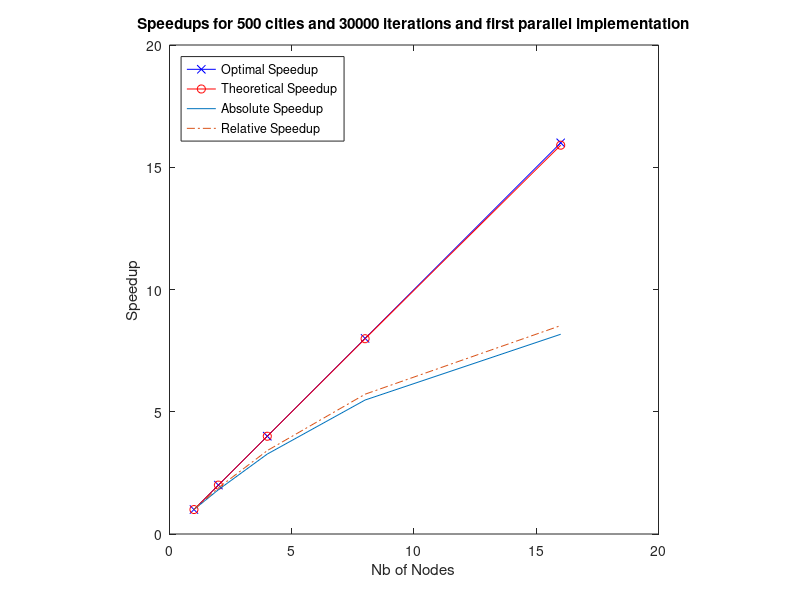
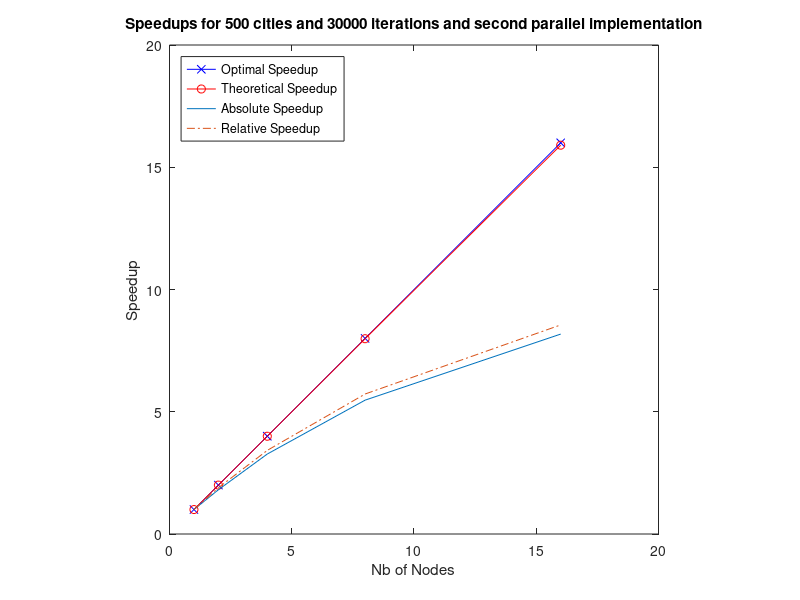
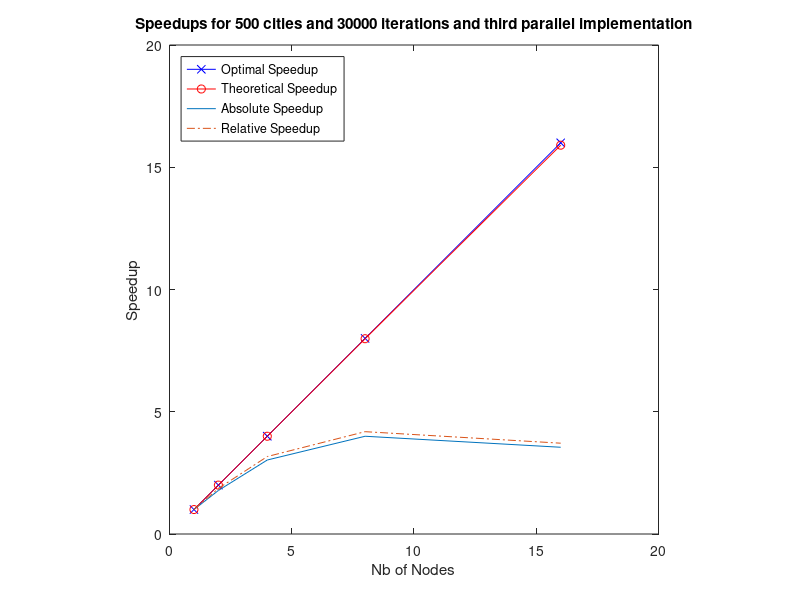

Reproduce these figures in MATLAB, in order.
% Ant Colony Optimization Algorithm with MPI
% Schaer Marc

% Time computed from laptop
tinit = 0.139912000000000;
tcomputation = 0.021076000000000;
tmerge = 9.000000000000000e-06;
tsend = 3.0518e-08; % Time to send one integer
% iterations
internal = 1;
external = 30000;
nants = 32;
nodes = [1 2 4 8 16];
ncities = 500;
result = [];
serial = [];
for j = 1:size(nodes,2)
    result(j) = tinit + ncities * tsend + external * (internal * (ceil(nants/nodes(j)) * tcomputation) + nodes(j) * ncities * tsend + tmerge) + tmerge; 
end

for i = 1:size(nodes,2)
    serial(i) = tinit + external * internal * (nants * tcomputation + tmerge);
end

base = result(:,1);

optimalSpeedup = nodes;
speedup16 = serial' ./ result(:)

% These speedups are taken from
% OneLocalIterationWithoutTerminationCondition/
% and are results for random1.txt file
parallel1AbsoluteSpeedup = [1 1.81173 3.26993 5.47991 8.16943]
parallel1RelativeSpeedup = [1 1.89038 3.41188 5.7178 8.52407]

parallel2AbsoluteSpeedup = [1 1.81015 3.27079 5.47442 8.17668]
parallel2RelativeSpeedup = [1 1.89312 3.4207 5.72534 8.55145]

parallel3AbsoluteSpeedup = [1 1.78104 3.02669 3.99794 3.54769]
parallel3RelativeSpeedup = [1 1.86457 3.16865 4.18546 3.71408]

figure
plot(nodes,optimalSpeedup,'b-x',nodes,speedup16,'r-o',nodes,parallel1AbsoluteSpeedup,'-',nodes,parallel1RelativeSpeedup,'-.')
legend('Optimal Speedup', 'Theoretical Speedup', 'Absolute Speedup', 'Relative Speedup', 'Location', 'northwest')
title('Speedups for 500 cities and 30000 iterations and first parallel implementation')
xlabel('Nb of Nodes')
ylabel('Speedup')
axis square

pause

figure
plot(nodes,optimalSpeedup,'b-x',nodes,speedup16,'r-o',nodes,parallel2AbsoluteSpeedup,'-',nodes,parallel2RelativeSpeedup,'-.')
legend('Optimal Speedup', 'Theoretical Speedup', 'Absolute Speedup', 'Relative Speedup', 'Location', 'northwest')
title('Speedups for 500 cities and 30000 iterations and second parallel implementation')
xlabel('Nb of Nodes')
ylabel('Speedup')
axis square

pause

figure
plot(nodes,optimalSpeedup,'b-x',nodes,speedup16,'r-o',nodes,parallel3AbsoluteSpeedup,'-',nodes,parallel3RelativeSpeedup,'-.')
legend('Optimal Speedup', 'Theoretical Speedup', 'Absolute Speedup', 'Relative Speedup', 'Location', 'northwest')
title('Speedups for 500 cities and 30000 iterations and third parallel implementation')
xlabel('Nb of Nodes')
ylabel('Speedup')
axis square
